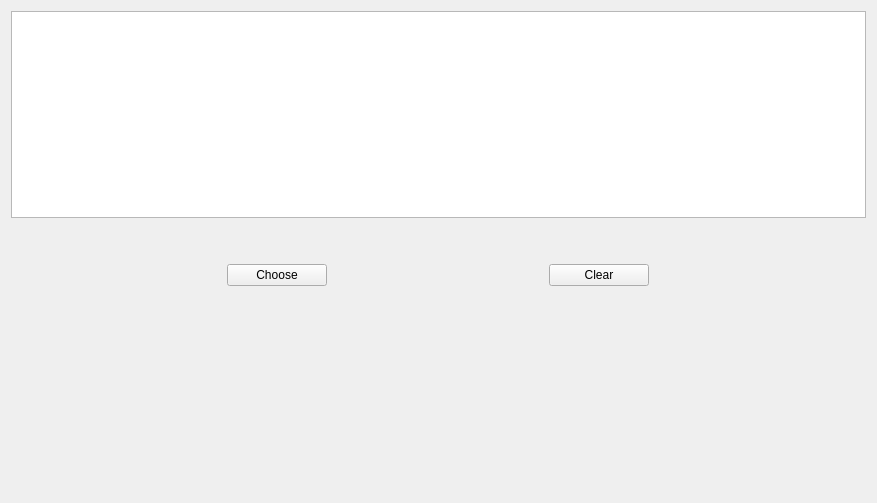
<?xml version="1.0" encoding="UTF-8"?>
<ui version="4.0">
 <class>InputFiles</class>
 <widget class="QWidget" name="InputFiles">
  <property name="geometry">
   <rect>
    <x>0</x>
    <y>0</y>
    <width>877</width>
    <height>503</height>
   </rect>
  </property>
  <property name="windowTitle">
   <string/>
  </property>
  <property name="styleSheet">
   <string>font: 12pt &quot;Roboto&quot;;</string>
  </property>
  <layout class="QHBoxLayout" name="horizontalLayout_2">
   <item>
    <layout class="QVBoxLayout" name="verticalLayout">
     <item>
      <widget class="QTableWidget" name="tableWidget_files">
       <property name="editTriggers">
        <set>QAbstractItemView::NoEditTriggers</set>
       </property>
      </widget>
     </item>
     <item>
      <spacer name="verticalSpacer">
       <property name="orientation">
        <enum>Qt::Vertical</enum>
       </property>
       <property name="sizeType">
        <enum>QSizePolicy::Fixed</enum>
       </property>
       <property name="sizeHint" stdset="0">
        <size>
         <width>20</width>
         <height>40</height>
        </size>
       </property>
      </spacer>
     </item>
     <item>
      <layout class="QHBoxLayout" name="horizontalLayout">
       <item>
        <widget class="QPushButton" name="pushButton_choose">
         <property name="maximumSize">
          <size>
           <width>100</width>
           <height>16777215</height>
          </size>
         </property>
         <property name="text">
          <string>Choose</string>
         </property>
        </widget>
       </item>
       <item>
        <widget class="QPushButton" name="pushButton_clear">
         <property name="maximumSize">
          <size>
           <width>100</width>
           <height>16777215</height>
          </size>
         </property>
         <property name="text">
          <string>Clear</string>
         </property>
        </widget>
       </item>
      </layout>
     </item>
     <item>
      <spacer name="verticalSpacer_2">
       <property name="orientation">
        <enum>Qt::Vertical</enum>
       </property>
       <property name="sizeHint" stdset="0">
        <size>
         <width>20</width>
         <height>40</height>
        </size>
       </property>
      </spacer>
     </item>
    </layout>
   </item>
  </layout>
 </widget>
 <resources>
  <include location="../../../../../snooz-toolbox/src/main/python/ui/themes/themes.qrc"/>
 </resources>
 <connections>
  <connection>
   <sender>pushButton_clear</sender>
   <signal>clicked()</signal>
   <receiver>InputFiles</receiver>
   <slot>clear_slot()</slot>
   <hints>
    <hint type="sourcelabel">
     <x>489</x>
     <y>699</y>
    </hint>
    <hint type="destinationlabel">
     <x>167</x>
     <y>176</y>
    </hint>
   </hints>
  </connection>
  <connection>
   <sender>pushButton_choose</sender>
   <signal>clicked()</signal>
   <receiver>InputFiles</receiver>
   <slot>choose_slot()</slot>
   <hints>
    <hint type="sourcelabel">
     <x>221</x>
     <y>699</y>
    </hint>
    <hint type="destinationlabel">
     <x>356</x>
     <y>360</y>
    </hint>
   </hints>
  </connection>
 </connections>
 <slots>
  <slot>choose_slot()</slot>
  <slot>clear_slot()</slot>
 </slots>
</ui>
